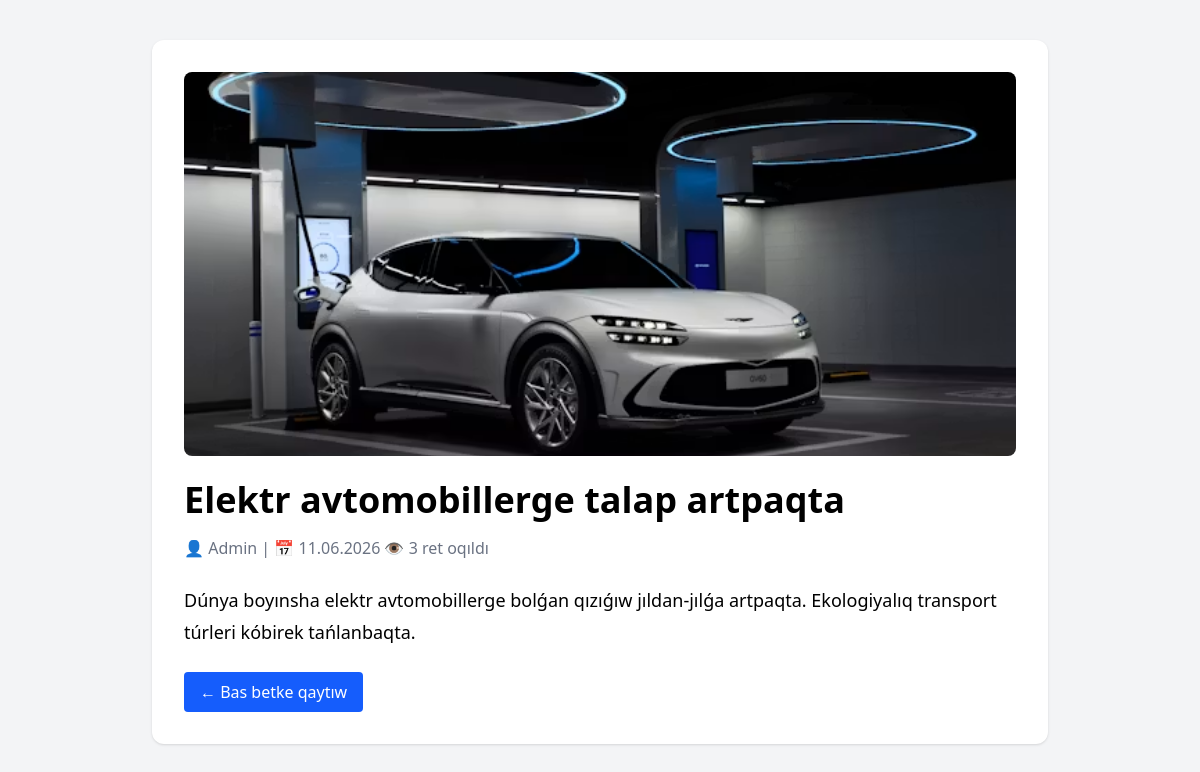
The app's page /news/7/ with its own data.
### news/models.py (models this page shows, shortened)
class News(models.Model):
    CATEGORY_CHOICES = [
        ('sport', 'Sport'),
        ('tech', 'Texnologiya'),
        ('politics', 'Siyasat'),
        ('education', 'Bilim'),
    ]
    title = models.CharField(max_length=200)
    image = models.ImageField(
        upload_to='news/',
        null=True,
        blank=True
    )
    author = models.CharField(max_length=100, default="Admin")
    category = models.CharField(
        max_length=20,
        choices=CATEGORY_CHOICES,
        default='tech'
    )
    content = models.TextField()
    views = models.PositiveIntegerField(default=0)
    created_at = models.DateTimeField(auto_now_add=True)
    updated_at = models.DateTimeField(auto_now=True)

### news/views.py (the view)
# urls.py: path('news/<int:pk>/', views.news_detail, name='news_detail'),
def news_detail(request, pk):
    news = get_object_or_404(News, pk=pk)
    news.views += 1
    news.save()
    return render(request, 'detail.html', {
        'news': news
    })

### news/templates/detail.html (shortened to what this page needs)
<!DOCTYPE html>
<html>
<head>
    <script src="https://cdn.jsdelivr.net/npm/@tailwindcss/browser@4"></script>
</head>
<body class="bg-gray-100">
<div class="max-w-4xl mx-auto mt-10 bg-white p-8 rounded-xl shadow">
    {% if news.image %}
    <img src="{{ news.image.url }}"
         class="w-full h-96 object-cover rounded-lg mb-6">
    {% endif %}
    <h1 class="text-4xl font-bold mb-4">
        {{ news.title }}
    </h1>
    <div class="text-gray-500 mb-6">
    👤 Admin |
    📅 {{ news.created_at|date:"d.m.Y" }}
    👁️ {{ news.views }} ret oqıldı
</div>
    <p class="text-lg leading-8">
        {{ news.content }}
    </p>
    <a href="/"
       class="inline-block mt-6 bg-blue-600 text-white px-4 py-2 rounded">
        ← Bas betke qaytıw
    </a>
</div>
</body>
</html>

### records on screen
News: image (picture), title "Elektr avtomobillerge talap artpaqta", created_at "11.06.2026", views "3", content "Dúnya boyınsha elektr avtomobillerge bolǵan qızıǵıw jıldan-jılǵa artpaqta. Ekologiyalıq transport túrleri kóbirek tańlanbaqta."
